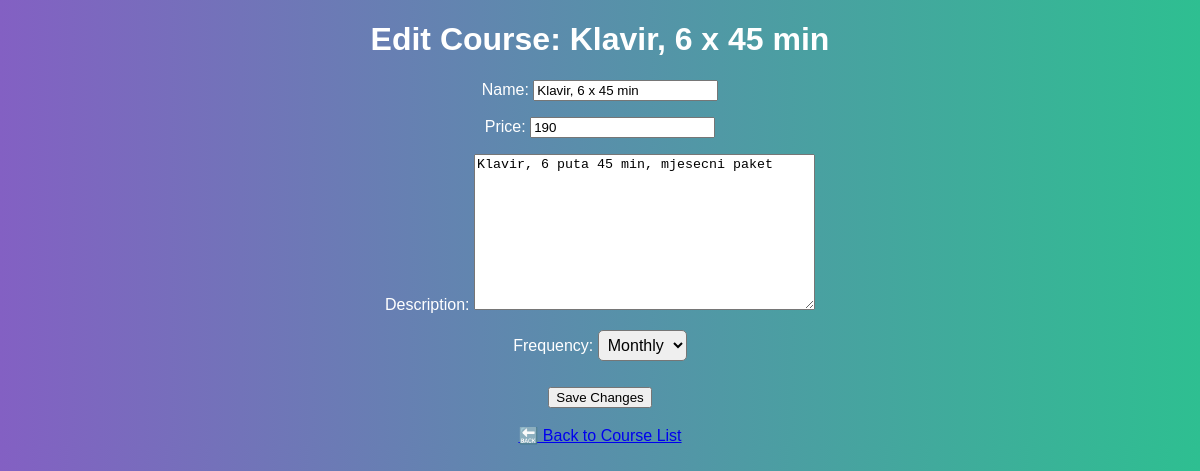
The app's page /doremiredo/courses/edit/5/ with its own data.
### doremiredo/models.py (models this page shows, shortened)
class Course(models.Model):
    MONTHLY = 'monthly'
    SINGLE = 'single'
    FREQUENCY_CHOICES = [
        (MONTHLY, 'Monthly'),
        (SINGLE, 'Single'),
    ]
    name = models.CharField(max_length=100)
    price = models.DecimalField(max_digits=4, decimal_places=0)
    description = models.TextField(blank=True)
    frequency = models.CharField(
        max_length=10,
        choices=FREQUENCY_CHOICES,
        default=MONTHLY
    )

### doremiredo/views.py (the view)
# urls.py: path('courses/edit/<int:course_id>/', views.edit_course, name='edit_course'),
def edit_course(request, course_id):
    course = get_object_or_404(Course, id=course_id)
    if request.method == 'POST':
        form = CourseForm(request.POST, instance=course)
        if form.is_valid():
            form.save()
            return redirect('list_course')
    else:
        form = CourseForm(instance=course)
    return render(request, 'edit_course.html', {'form': form, 'course': course})

### doremiredo/forms.py
class CourseForm(forms.ModelForm):
    class Meta:
        model = Course
        fields = ['name', 'price', 'description', 'frequency']

### doremiredo/templates/edit_course.html (shortened to what this page needs)
{% load static %}
<!DOCTYPE html>
<html lang="en">
<head>
    <link rel="stylesheet" href="{% static 'doremiredo/styles.css' %}">
</head>
<body>
    <h1>Edit Course: {{ course.name }}</h1>
    <form method="post">
        {{ form.as_p }}
        <button type="submit">Save Changes</button>
    </form>
    <br>
    <a href="{% url 'list_course' %}">🔙 Back to Course List</a>
</body>
</html>

### doremiredo/static/doremiredo/styles.css (style rules this page uses)
body { font-family: 'Arial', sans-serif; background: linear-gradient(to right, #8360c3, #2ebf91); color: #fff; text-align: center; margin: 0; padding: 0; }
select { margin-bottom: 10px; padding: 5px; font-size: 16px; border-radius: 5px; }

### records on screen
Course: name "Klavir, 6 x 45 min", price "190", description "Klavir, 6 puta 45 min, mjesecni paket", frequency "Monthly"
